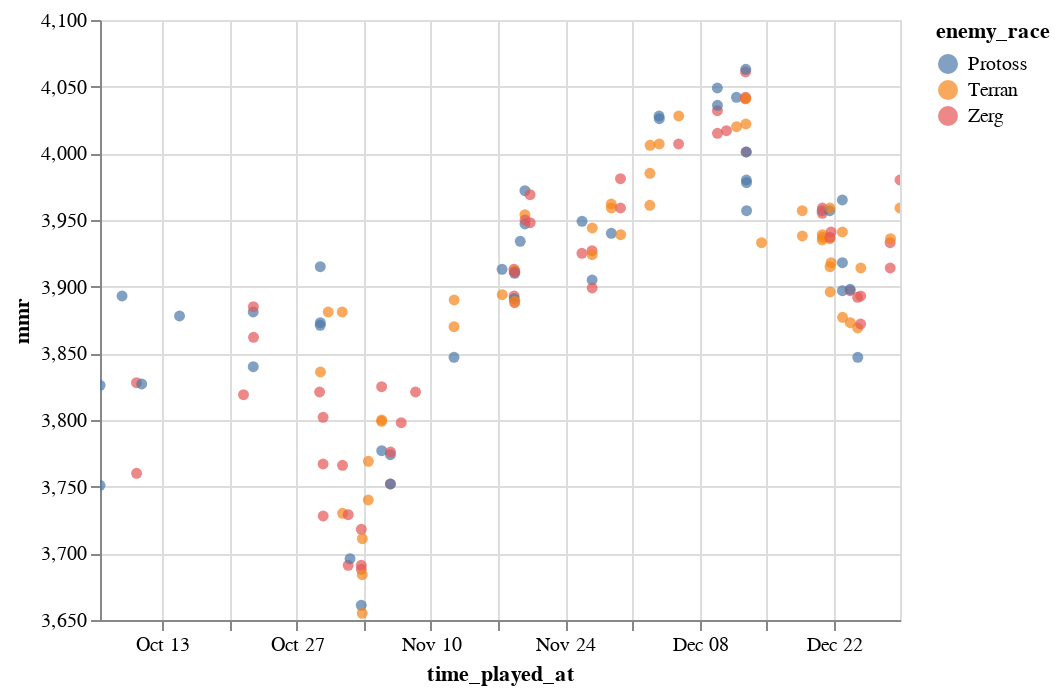

The notebook cell this image was saved under:
### Code cell
altair.Chart(data2019).mark_circle().encode(
    altair.X('time_played_at'),
    altair.Y('mmr',
             scale=altair.Scale(zero=False)),
    color='enemy_race',
).interactive()

### Figure 1 — Vega-Lite specification as saved in the notebook (floating-point values rounded to 4 significant figures; data arrays with more than 128 entries replaced by an {"elided": "..."} marker saying what was removed)
{"config": {"view": {"continuousWidth": 400, "continuousHeight": 300}}, "data": {"name": "data-7464f7b13068e315102d31f4862b1a3f"}, "mark": "circle", "encoding": {"color": {"type": "nominal", "field": "enemy_race"}, "x": {"type": "temporal", "field": "time_played_at"}, "y": {"type": "quantitative", "field": "mmr", "scale": {"zero": false}}}, "selection": {"selector003": {"type": "interval", "bind": "scales", "encodings": ["x", "y"]}}, "$schema": "https://vega.github.io/schema/vega-lite/v4.8.1.json", "datasets": {"data-7464f7b13068e315102d31f4862b1a3f": {"elided": "142 records"}}}
